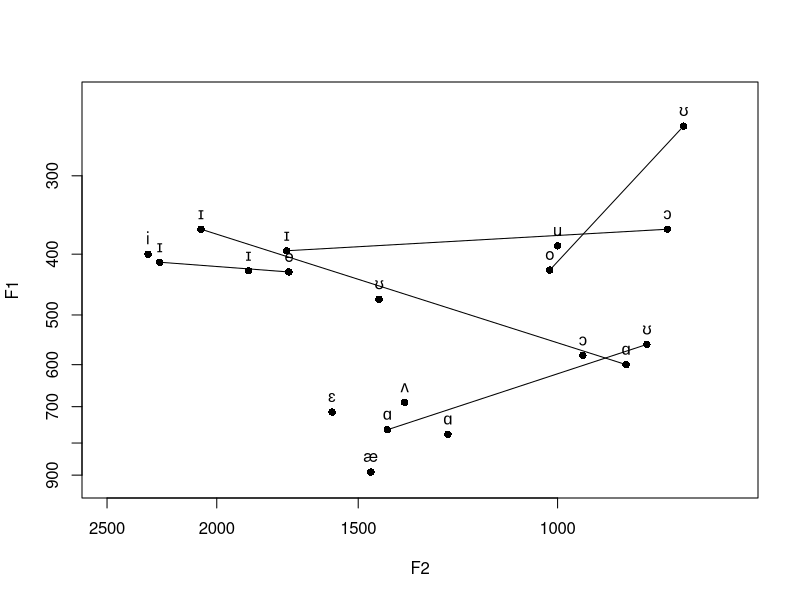
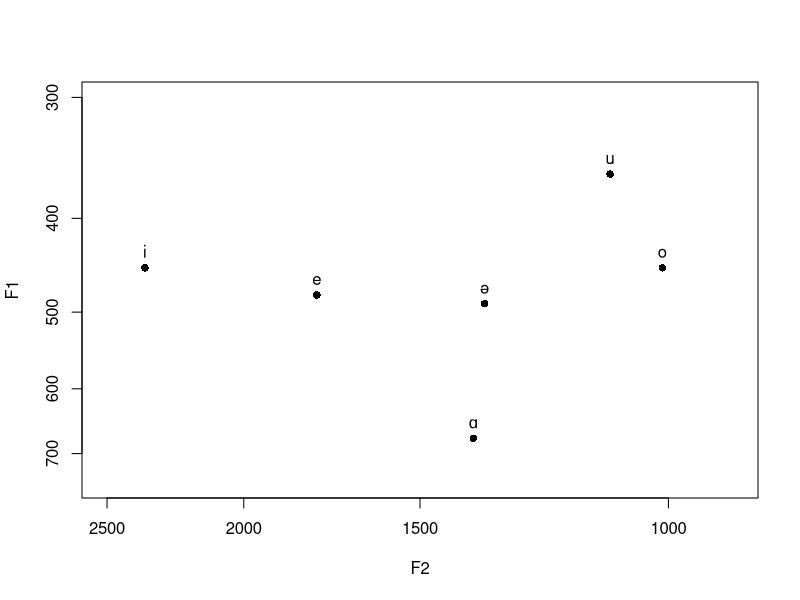

Reproduce these figures in R, in order.
#!/usr/bin/env Rscript

# my vowels
F2 <- c(2300, 1875, 1000, 1438, 1727, 2246, 1582, 1365, 1016, 774, 950, 1462, 1250, 870, 2065, 1414, 834, 800, 1735)
F1 <- c(400, 425, 388, 472, 427, 412, 714, 689, 424, 250, 580, 890, 775, 600, 365, 762, 557, 365, 395)
name <- c("i", "ɪ", "u", "ʊ", "e", "ɪ", "ɛ", "ʌ", "o", "ʊ", "ɔ", "æ", "ɑ", "ɑ", "ɪ", "ɑ", "ʊ", "ɔ", "ɪ")

png("me.png")
  plot(F2, F1,
       xlim = c(2500, 700),
       xlab = "F2",
       ylim = c(925, 225),
       ylab = "F1",
       log = "xy",
       pch = 16)
    segments(1727, 427, 2246, 412)
    segments(1016, 424, 774, 250)
    segments(870, 600, 2065, 365)
    segments(1414, 762, 834, 557)
    segments(800, 365, 1735, 395)
    text(F2, F1,
         labels = name,
         pos = 3)
dev.off()

# Dimitrios' vowels
F1 <- c(450, 480, 675, 450, 360, 490)
F2 <- c(2350, 1775, 1375, 1010, 1100, 1350)
name <- c("i", "e", "ɑ", "o", "u", "ə")

png("dimitrios.png")
  plot(F2, F1,
       xlim = c(2500, 900),
       xlab = "F2",
       ylim = c(750, 300),
       ylab = "F1",
       log = "xy",
       pch = 16)
  text(F2, F1,
       labels = name,
       pos = 3)
dev.off()